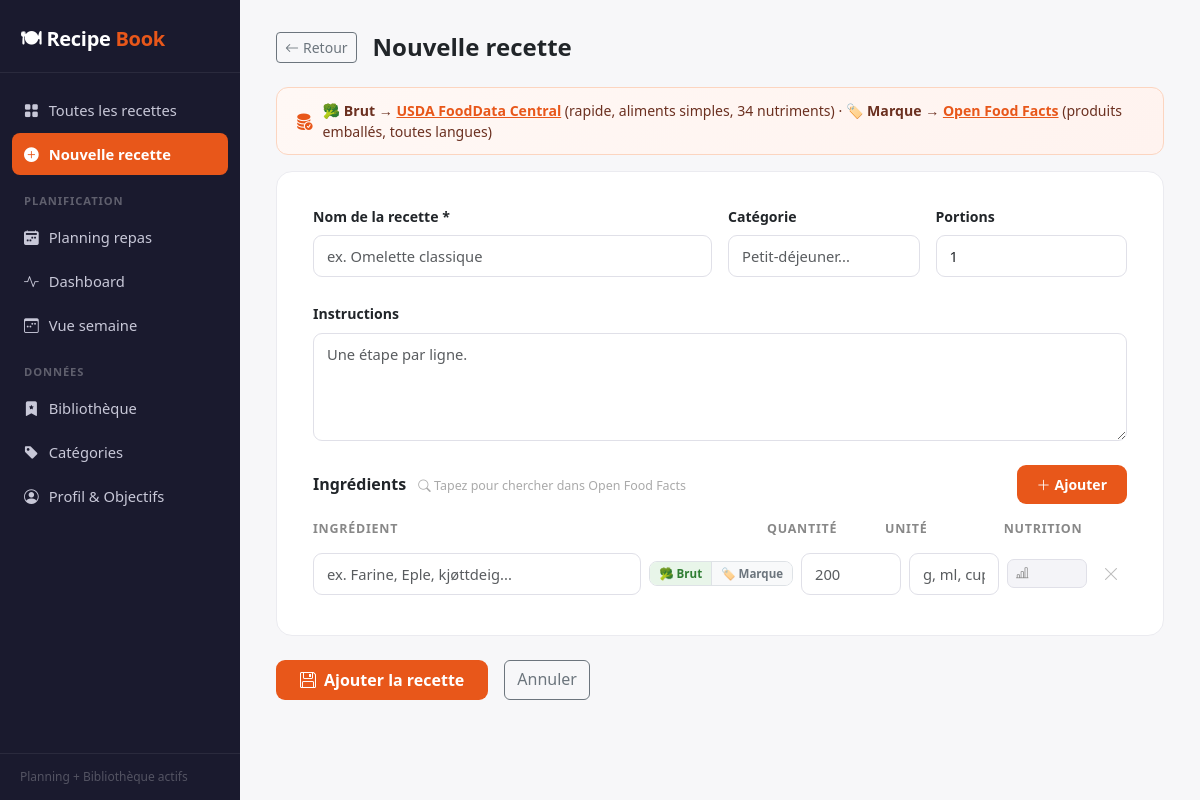
The page /recipe/new on the database as committed earlier.
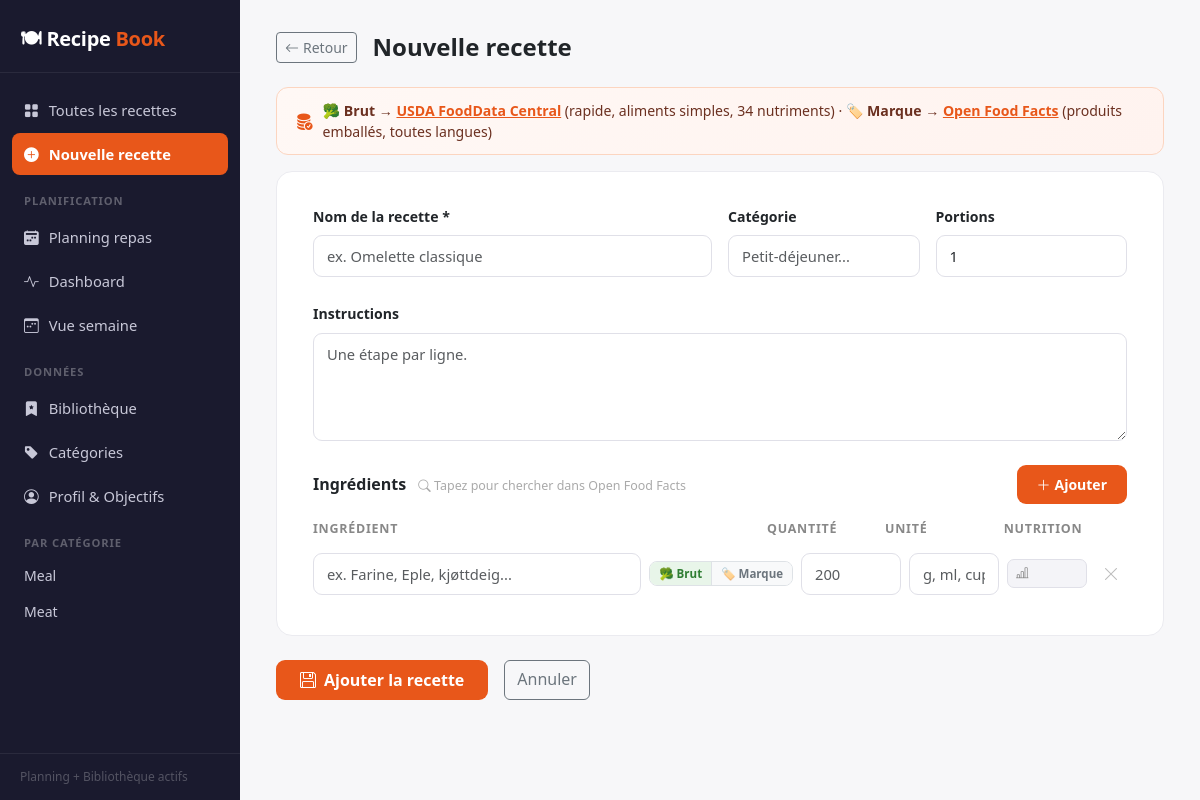
The same page on the database as committed later.
### tables this page shows
CREATE TABLE categories (
                id    INTEGER PRIMARY KEY AUTOINCREMENT,
                name  TEXT NOT NULL UNIQUE
            );

### app.py (the view, shortened to what this page needs)
@app.route("/recipe/new", methods=["GET","POST"])
def new_recipe():
    categories = crud.list_categories()
    return render_template("form.html", recipe=None, categories=categories, all_tags=crud.list_tags())

### crud.py (called while the page is built)
def list_categories() -> list[str]:
    with get_connection() as conn:
        return [r["name"] for r in conn.execute("SELECT name FROM categories ORDER BY name")]

def list_tags() -> list[dict]:
    with get_connection() as conn:
        return [dict(r) for r in conn.execute(
            "SELECT id, name, color, icon FROM tags ORDER BY name"
        )]

### db.py (called while the page is built)
def get_connection() -> sqlite3.Connection:
    conn = sqlite3.connect(DB_PATH)
    conn.row_factory = sqlite3.Row
    conn.execute("PRAGMA foreign_keys = ON")
    return conn

### templates/form.html (shortened to what the changed rows need)
{% extends "base.html" %}
{% block content %}
<div class="d-flex align-items-center gap-3 mb-4">
  <h1 class="mb-0" style="font-size:1.5rem;font-weight:800">
    {{ 'Modifier la recette' if recipe else 'Nouvelle recette' }}
  </h1>
</div>
<form method="post">
<div class="form-panel">
  <div>
    <div id="ingList">
    {% set ings = recipe.ingredients if recipe and recipe.ingredients else [none] %}
    {% for ing in ings %}
    <div class="ing-block">
      <div class="ing-row-main">
        <div class="off-search-wrap">
          <input class="form-control form-control-sm off-name-input" name="ing_name"
                 placeholder="ex. Farine, Eple, kjøttdeig..." autocomplete="off"
                 value="{{ ing.name if ing else '' }}">
        </div>
        <div class="ing-source-toggle" title="Aliment brut → USDA (rapide) · Produit de marque → Open Food Facts">
          <button type="button" class="src-btn src-usda active" data-source="usda">🥦 Brut</button>
          <button type="button" class="src-btn src-off" data-source="off">🏷️ Marque</button>
        </div>
        <input class="form-control form-control-sm ing-qty-input" name="ing_qty"
               placeholder="200" type="number" min="0" step="any"
               value="{{ ing.quantity if ing else '' }}">
        <input class="form-control form-control-sm ing-unit-input" name="ing_unit"
               placeholder="g, ml, cup..." value="{{ ing.unit if ing else '' }}">
        <button type="button" class="btn-nutr-toggle {{ 'has-data' if ing and ing.has_nutrition }}"
                title="Valeurs nutritionnelles">
          <i class="bi bi-bar-chart-line"></i>
        </button>
        <button type="button" class="btn-remove-ing"><i class="bi bi-x-lg"></i></button>
      </div>
    </div>
    {% endfor %}
    </div>
  </div>
</div>
</form>
{% endblock %}

### templates/base.html (shortened to what this page needs)
<!DOCTYPE html>
<html lang="en">
<head>
  <link href="https://cdn.jsdelivr.net/npm/bootstrap@5.3.3/dist/css/bootstrap.min.css" rel="stylesheet">
  <link href="https://cdn.jsdelivr.net/npm/bootstrap-icons@1.11.3/font/bootstrap-icons.css" rel="stylesheet">
</head>
<body>
<div id="sidebar">
  <div class="brand">🍽 Recipe <span>Book</span></div>
  <nav>
    <a href="{{ url_for('index') }}" class="{{ 'active' if request.endpoint == 'index' and not request.args.get('category') else '' }}">
      <i class="bi bi-grid-fill"></i> Toutes les recettes
    </a>
    <a href="{{ url_for('new_recipe') }}" class="{{ 'active' if request.endpoint == 'new_recipe' else '' }}">
      <i class="bi bi-plus-circle-fill"></i> Nouvelle recette
    </a>
    <div class="nav-section">Planification</div>
    <a href="{{ url_for('meal_plan') }}" class="{{ 'active' if request.endpoint == 'meal_plan' else '' }}">
      <i class="bi bi-calendar2-week-fill"></i> Planning repas
    </a>
    <a href="{{ url_for('dashboard') }}" class="{{ 'active' if request.endpoint in ['dashboard','week_view'] else '' }}">
      <i class="bi bi-activity"></i> Dashboard
    </a>
    <a href="{{ url_for('week_view') }}" class="{{ 'active' if request.endpoint == 'week_view' else '' }}">
      <i class="bi bi-calendar3-week"></i> Vue semaine
    </a>
    <div class="nav-section">Données</div>
    <a href="{{ url_for('library') }}" class="{{ 'active' if request.endpoint in ['library','library_edit'] else '' }}">
      <i class="bi bi-bookmark-star-fill"></i> Bibliothèque
    </a>
    <a href="{{ url_for('categories') }}" class="{{ 'active' if request.endpoint == 'categories' else '' }}">
      <i class="bi bi-tag-fill"></i> Catégories
    </a>
    <a href="{{ url_for('profile') }}" class="{{ 'active' if request.endpoint == 'profile' else '' }}">
      <i class="bi bi-person-circle"></i> Profil & Objectifs
    </a>
    {% if categories %}
    <div class="nav-section">Par catégorie</div>
    {% for cat in categories %}
    <a href="{{ url_for('index', category=cat) }}"
       class="cat-pill {{ 'active' if request.args.get('category') == cat else '' }}">
      {{ cat }}
    </a>
    {% endfor %}
    {% endif %}
  </nav>
  <div class="sidebar-footer">Planning + Bibliothèque actifs</div>
</div>
<div id="main">
  {% block content %}{% endblock %}
</div>
</body>
</html>

Rows that differ between the two databases and show on the page:
added categories: name "Meal"
added categories: name "Meat"
Other text that changed with them:
text now shown: "PAR CATÉGORIE"
